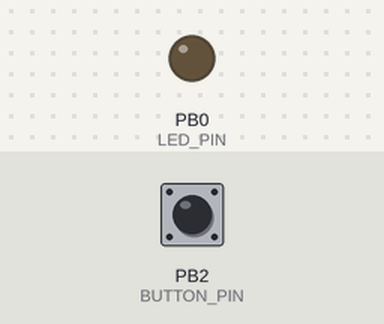
Bench run of a sketch on a simulated ATtiny85, built with avr-gcc and run on an emulated ATtiny85. Shown: output pins drawn as LEDs (lit = HIGH). Inputs (shaded band) come from the test bench; at power-on: PB2 (BUTTON_PIN) HIGH.

Above: at 1.2 s.
1.3 s: PB2 (BUTTON_PIN) pulled LOW for 0.15 s
At 1.46 s:
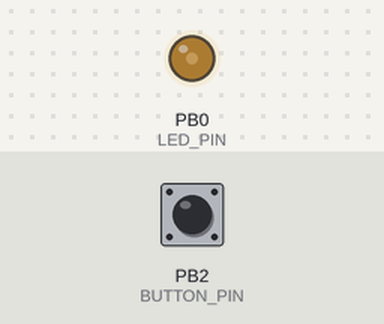
At 2.06 s:
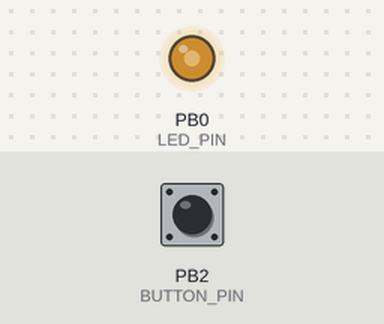
3.8 s: PB2 (BUTTON_PIN) pulled LOW for 3.2 s
At 4.26 s:
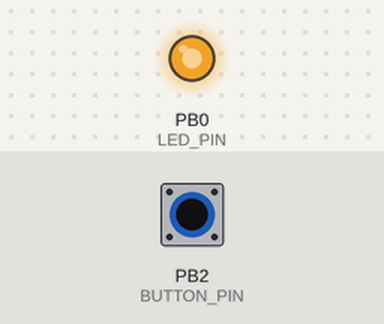
Timing chart, 0 to 9.5 s (numbered marks = the images above; inputs shaded):
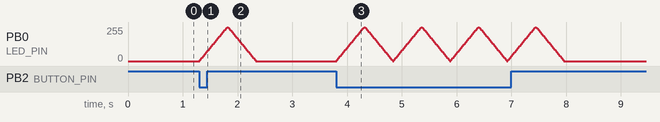

Measured:
- after the input at 1.3 s, PB0 (LED_PIN): rises from 0/255 to 255/255 in 0.50 s, then falls to 0/255 in 0.52 s

The sketch:

example_2.ino
```cpp
// Fade an LED on PWM-capable P0 while a button on P2 is held, using the internal pull-up on P2.
//
// Buy this module: https://shillehtek.com/products/attiny85-digispark-usb-arduino-development-board
// Full manual: https://shillehtek.com/blogs/shillehtek-product-manuals/attiny85-digispark-usb-arduino-development-board-manual
// More examples: https://github.com/shillehbean/shillehtek-examples
//

// Digispark ATtiny85 - Fade an LED on P0 while a button on P2 is held.
// Wiring: LED + 220R resistor from P0 to GND; button from P2 to GND.
// Uses only P0/P1/P2, so USB uploads stay unaffected.

const int LED_PIN = 0;      // PWM capable
const int BUTTON_PIN = 2;   // input with pull-up

void setup() {
  pinMode(LED_PIN, OUTPUT);
  pinMode(BUTTON_PIN, INPUT_PULLUP);
}

void loop() {
  if (digitalRead(BUTTON_PIN) == LOW) {   // button held
    for (int b = 0; b <= 255; b += 5) {
      analogWrite(LED_PIN, b);
      delay(10);
    }
    for (int b = 255; b >= 0; b -= 5) {
      analogWrite(LED_PIN, b);
      delay(10);
    }
  } else {
    analogWrite(LED_PIN, 0);
  }
}
```
